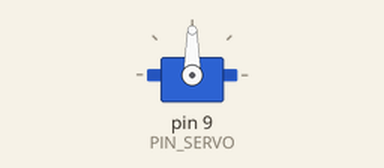
This sketch was run on a simulated Arduino Uno, built with avr-gcc and run on an emulated ATmega328P. Parts: servo.

Above: at 0.1 s.
At 0.6 s:
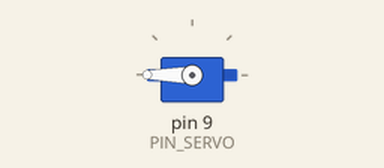
At 1.1 s:
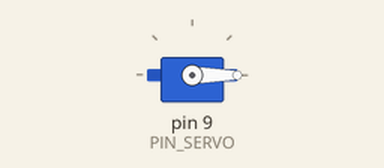
Timing chart, 0 to 2.6 s (numbered marks = the images above):
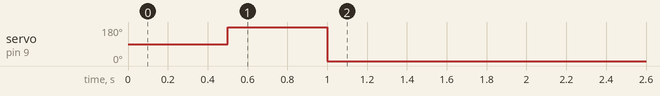

The sketch:

d01_servo_motor.ino
```cpp
/** Servo
 * 1. 서보 모터 제어해보기
 *  서보 모터 제어해보기
 */

 #include <Servo.h>

int PIN_SERVO = 9;

Servo servo;

void setup() {
  servo.attach(PIN_SERVO);

  servo.write(90); // 90도
  delay(500); // 0.5초 대기
  servo.write(180); // 180도
  delay(500); // 0.5초 대기
  servo.write(0); // 0도
  delay(500); // 0.5초 대기

  servo.detach();
}

void loop() {
}
```
